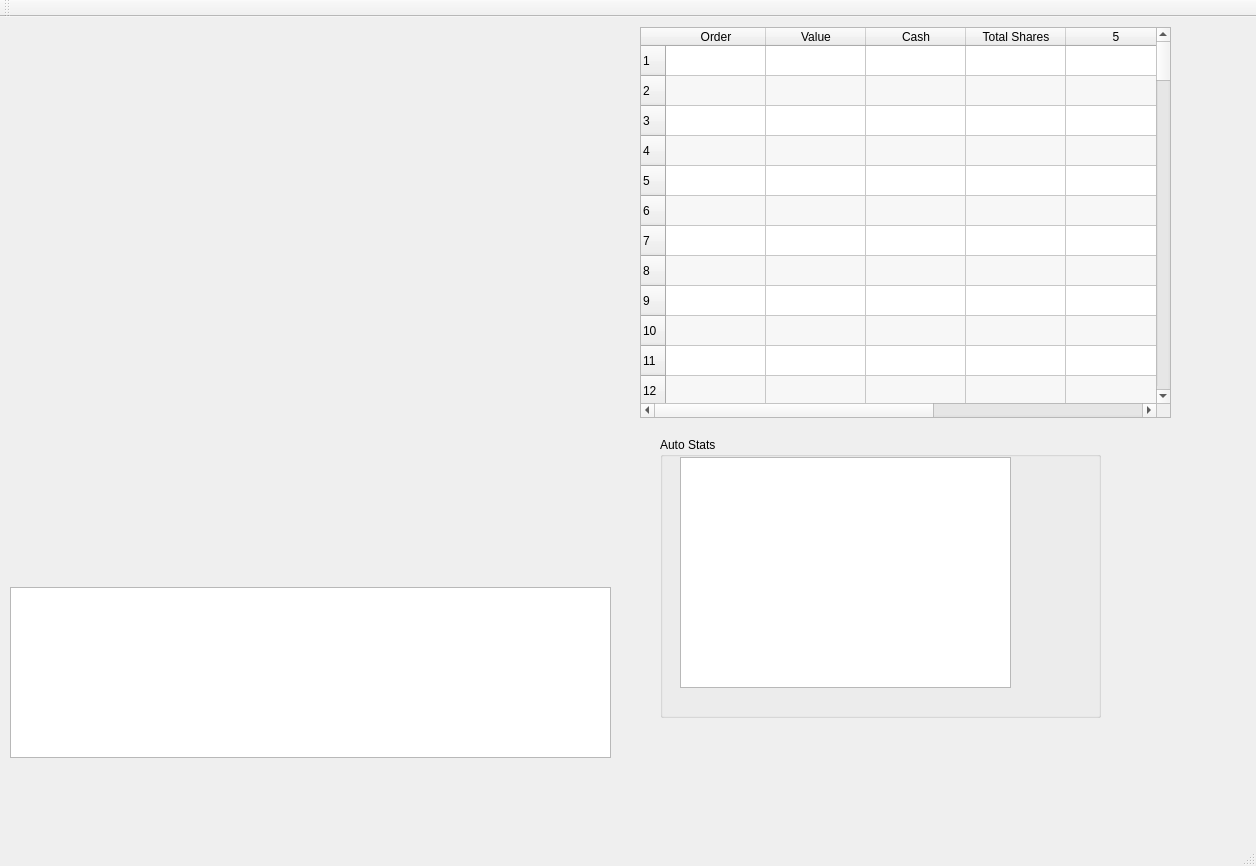
<?xml version="1.0" encoding="UTF-8"?>
<ui version="4.0">
 <class>MainWindow</class>
 <widget class="QMainWindow" name="MainWindow">
  <property name="geometry">
   <rect>
    <x>0</x>
    <y>0</y>
    <width>1256</width>
    <height>866</height>
   </rect>
  </property>
  <property name="windowTitle">
   <string>MainWindow</string>
  </property>
  <widget class="QWidget" name="centralWidget">
   <widget class="QWidget" name="Chart" native="true">
    <property name="geometry">
     <rect>
      <x>10</x>
      <y>0</y>
      <width>601</width>
      <height>331</height>
     </rect>
    </property>
   </widget>
   <widget class="QWidget" name="Backtest" native="true">
    <property name="geometry">
     <rect>
      <x>10</x>
      <y>350</y>
      <width>601</width>
      <height>211</height>
     </rect>
    </property>
   </widget>
   <widget class="QPlainTextEdit" name="debugOutput">
    <property name="geometry">
     <rect>
      <x>10</x>
      <y>570</y>
      <width>601</width>
      <height>171</height>
     </rect>
    </property>
    <property name="acceptDrops">
     <bool>false</bool>
    </property>
    <property name="readOnly">
     <bool>true</bool>
    </property>
   </widget>
   <widget class="QTableWidget" name="valueTable">
    <property name="geometry">
     <rect>
      <x>640</x>
      <y>10</y>
      <width>531</width>
      <height>391</height>
     </rect>
    </property>
    <property name="alternatingRowColors">
     <bool>true</bool>
    </property>
    <property name="rowCount">
     <number>100</number>
    </property>
    <property name="columnCount">
     <number>7</number>
    </property>
    <row/>
    <row/>
    <row/>
    <row/>
    <row/>
    <row/>
    <row/>
    <row/>
    <row/>
    <row/>
    <row/>
    <row/>
    <row/>
    <row/>
    <row/>
    <row/>
    <row/>
    <row/>
    <row/>
    <row/>
    <row/>
    <row/>
    <row/>
    <row/>
    <row/>
    <row/>
    <row/>
    <row/>
    <row/>
    <row/>
    <row/>
    <row/>
    <row/>
    <row/>
    <row/>
    <row/>
    <row/>
    <row/>
    <row/>
    <row/>
    <row/>
    <row/>
    <row/>
    <row/>
    <row/>
    <row/>
    <row/>
    <row/>
    <row/>
    <row/>
    <row/>
    <row/>
    <row/>
    <row/>
    <row/>
    <row/>
    <row/>
    <row/>
    <row/>
    <row/>
    <row/>
    <row/>
    <row/>
    <row/>
    <row/>
    <row/>
    <row/>
    <row/>
    <row/>
    <row/>
    <row/>
    <row/>
    <row/>
    <row/>
    <row/>
    <row/>
    <row/>
    <row/>
    <row/>
    <row/>
    <row/>
    <row/>
    <row/>
    <row/>
    <row/>
    <row/>
    <row/>
    <row/>
    <row/>
    <row/>
    <row/>
    <row/>
    <row/>
    <row/>
    <row/>
    <row/>
    <row/>
    <row/>
    <row/>
    <row/>
    <column>
     <property name="text">
      <string>Order</string>
     </property>
    </column>
    <column>
     <property name="text">
      <string>Value</string>
     </property>
    </column>
    <column>
     <property name="text">
      <string>Cash</string>
     </property>
    </column>
    <column>
     <property name="text">
      <string>Total Shares</string>
     </property>
    </column>
    <column/>
    <column/>
    <column/>
   </widget>
   <widget class="QGroupBox" name="autoStats">
    <property name="geometry">
     <rect>
      <x>660</x>
      <y>420</y>
      <width>441</width>
      <height>281</height>
     </rect>
    </property>
    <property name="title">
     <string>Auto Stats</string>
    </property>
    <widget class="QListWidget" name="statsOutput">
     <property name="geometry">
      <rect>
       <x>20</x>
       <y>20</y>
       <width>331</width>
       <height>231</height>
      </rect>
     </property>
    </widget>
   </widget>
  </widget>
  <widget class="QMenuBar" name="menuBar">
   <property name="geometry">
    <rect>
     <x>0</x>
     <y>0</y>
     <width>1256</width>
     <height>21</height>
    </rect>
   </property>
  </widget>
  <widget class="QToolBar" name="mainToolBar">
   <attribute name="toolBarArea">
    <enum>TopToolBarArea</enum>
   </attribute>
   <attribute name="toolBarBreak">
    <bool>false</bool>
   </attribute>
  </widget>
  <widget class="QStatusBar" name="statusBar"/>
 </widget>
 <layoutdefault spacing="6" margin="11"/>
 <resources/>
 <connections/>
</ui>
